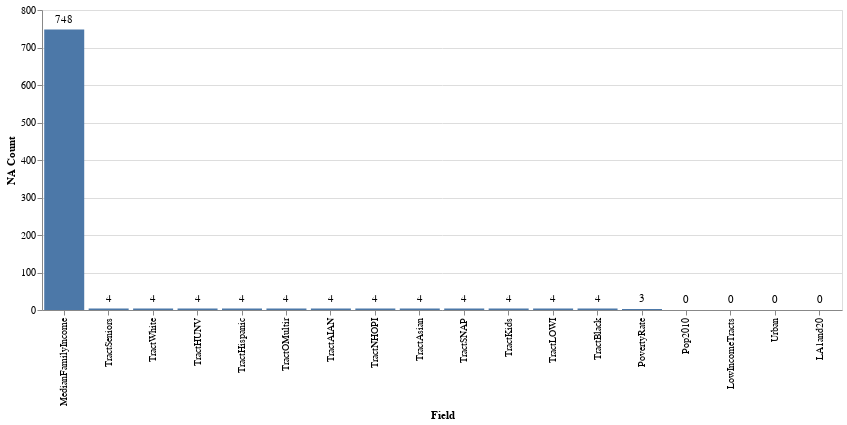

Here is the notebook cell this chart was saved with:
### Markdown cell above
#### Check for NAs, Vizualize, and Clean

### Code cell
# Check for NAs and vizualize
na_counts = pd.DataFrame(df.isna().sum()).reset_index()
na_counts.columns = ['Field', 'NA Count']
na_counts = na_counts.sort_values('NA Count', ascending=False)
base = alt.Chart(na_counts).encode(
    x=alt.X('Field:N', sort='-y'),
    y='NA Count',
    text = 'NA Count'
).properties(width=800)
base.mark_bar() + base.mark_text(align='center', dy=-10)

### Figure 1 — Vega-Lite specification as saved in the notebook (floating-point values rounded to 4 significant figures)
{"config": {"view": {"continuousWidth": 400, "continuousHeight": 300}}, "layer": [{"mark": "bar", "encoding": {"text": {"field": "NA Count", "type": "quantitative"}, "x": {"field": "Field", "sort": "-y", "type": "nominal"}, "y": {"field": "NA Count", "type": "quantitative"}}, "width": 800}, {"mark": {"type": "text", "align": "center", "dy": -10}, "encoding": {"text": {"field": "NA Count", "type": "quantitative"}, "x": {"field": "Field", "sort": "-y", "type": "nominal"}, "y": {"field": "NA Count", "type": "quantitative"}}, "width": 800}], "data": {"name": "data-36fc6268dc874c4b892974984d6136e0"}, "$schema": "https://vega.github.io/schema/vega-lite/v4.17.0.json", "datasets": {"data-36fc6268dc874c4b892974984d6136e0": [{"Field": "MedianFamilyIncome", "NA Count": 748}, {"Field": "TractSeniors", "NA Count": 4}, {"Field": "TractWhite", "NA Count": 4}, {"Field": "TractHUNV", "NA Count": 4}, {"Field": "TractHispanic", "NA Count": 4}, {"Field": "TractOMultir", "NA Count": 4}, {"Field": "TractAIAN", "NA Count": 4}, {"Field": "TractNHOPI", "NA Count": 4}, {"Field": "TractAsian", "NA Count": 4}, {"Field": "TractSNAP", "NA Count": 4}, {"Field": "TractKids", "NA Count": 4}, {"Field": "TractLOWI", "NA Count": 4}, {"Field": "TractBlack", "NA Count": 4}, {"Field": "PovertyRate", "NA Count": 3}, {"Field": "Pop2010", "NA Count": 0}, {"Field": "LowIncomeTracts", "NA Count": 0}, {"Field": "Urban", "NA Count": 0}, {"Field": "LA1and20", "NA Count": 0}]}}
